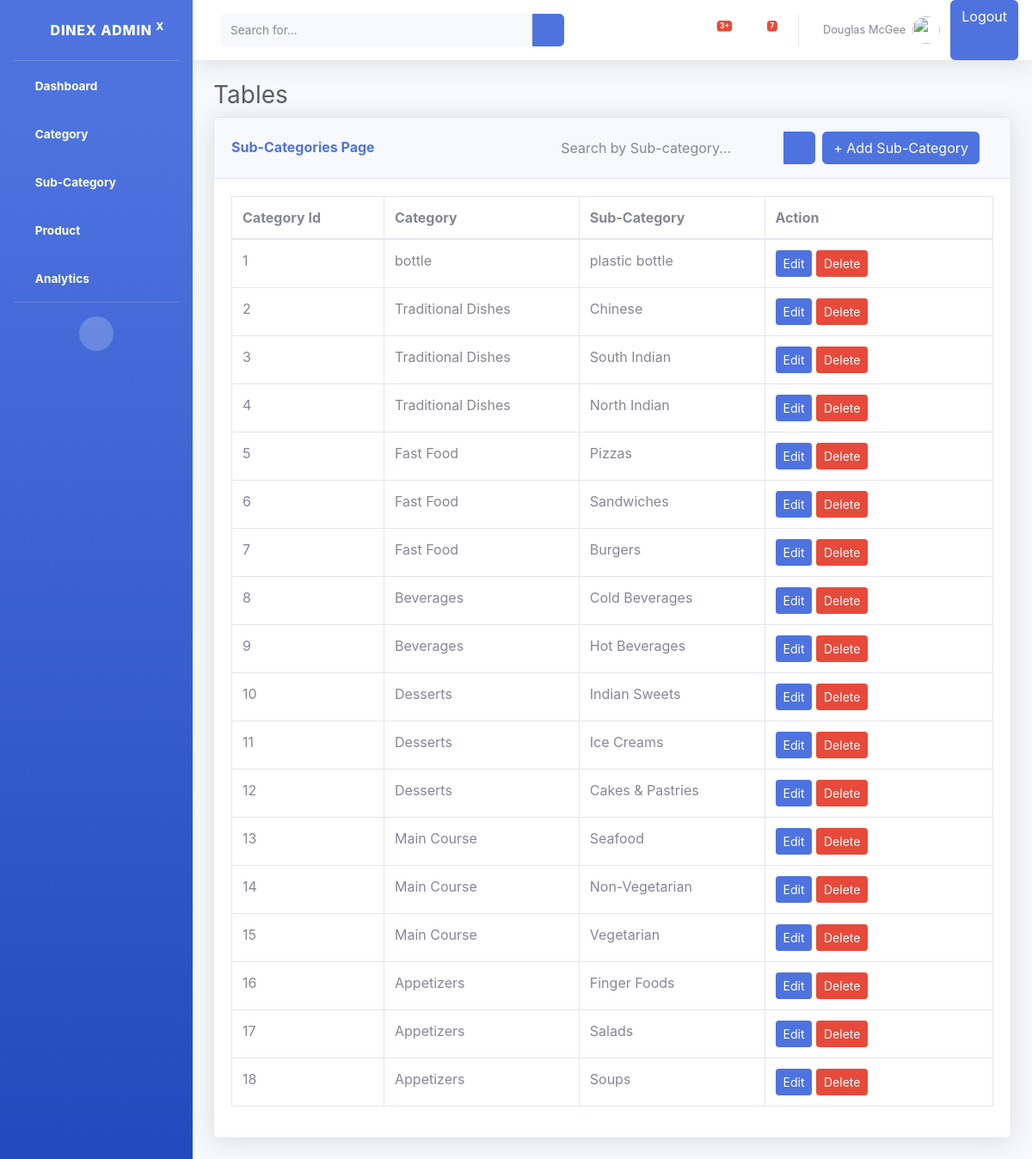
The page /sub-category/ on the database its author committed.
### foodapp/models.py (models this page shows, shortened)
class SubCategory(models.Model):
    category = models.ForeignKey(Category,on_delete=models.CASCADE,related_name="subcategories")
    sub_category_name = models.CharField(max_length=100, unique=True)

class Category(models.Model):
    category_name = models.CharField(max_length=200,unique=True)

### foodapp/views.py (the view)
# urls.py: path('sub-category/',sub_category_list,name="sub_category_list"),
def sub_category_list(request):
    query = request.GET.get('query','')
    print(query)
    if query:
        subcategories = SubCategory.objects.filter(category__category_name__icontains=query) | SubCategory.objects.filter(sub_category_name__icontains=query)
        subcategories = subcategories.order_by("-id")
    else:
        subcategories = SubCategory.objects.all().order_by("-id")  # Fetch all subcategories
    return render(request, "subcategory/index.html", {"subcategories": subcategories})

### foodapp/templates/subcategory/index.html
{% include 'commans/header.html'%}
                <div class="container-fluid">
                    <h1 class="h3 mb-2 text-gray-800">Tables</h1>
                    <div class="card shadow mb-4">
                            <div class="card-header py-3 d-flex justify-content-between align-items-center">
                                <h6 class="m-0 font-weight-bold text-primary">Sub-Categories Page</h6>
                                <div class="d-flex align-items-center">
                                    <form method="GET" action="{% url 'sub_category_list' %}" class="form-inline">
                                        <div class="input-group">
                                            <input type="text" name="query" class="form-control bg-light border-0 small"
                                            placeholder="Search by Sub-category..." aria-label="Search"
                                            aria-describedby="basic-addon2" value="{{ request.GET.query }}">
                                            <div class="input-group-append">
                                                <button  class="btn btn-primary" type="submit">
                                                    <i class="fas fa-search fa-sm"></i>
                                                </button>
                                            </div>
                                        </div>
                                    </form>
                                    <a class="btn btn-primary ml-2 mr-3" href="{% url 'create_sub_categories' %}" role="button">+ Add Sub-Category</a>
                                </div>
                            </div>
                        <div class="card-body">
                            <div class="table-responsive">
                                <table class="table table-bordered" id="dataTable" width="100%" cellspacing="0">
                                    <thead>
                                        <tr>
                                            <th style="width: 20%;">Category Id</th>
                                            <th>Category</th>
                                            <th>Sub-Category</th>
                                            <th style = "width:30%;">Action</th>
                                        </tr>
                                    </thead>
                                    <tbody>
                                        {% for subcategory in subcategories%}
                                        <tr>
                                            <td>{{forloop.counter}}</td>
                                            <td>{{subcategory.category.category_name}}</td>
                                            <td>{{subcategory.sub_category_name}}</td>
                                            <td>
                                            <a href="{% url 'edit_sub_categories' subcategory.id%}"class="btn btn-primary btn-sm">Edit</a>
                                            <a href="{% url 'delete_sub_categories' subcategory.id%}" class = "btn btn-danger btn-sm">Delete</a>
                                            </td>
                                        </tr>
                                        {%endfor%}
                                    </tbody>
                                </table>
                            </div>
                        </div>
                    </div>
                </div>
            </div>
{% include 'commans/footer.html'%}

### foodapp/templates/commans/header.html (shortened to what this page needs)
{% load static %}
<!DOCTYPE html>
<html lang="en">
<head>
    <link href="{% static 'vendor/fontawesome-free/css/all.min.css'%}" rel="stylesheet" type="text/css">
    <link href="{% static 'css/sb-admin-2.min.css' %}" rel="stylesheet">
</head>
<body id="page-top">
    <div id="wrapper">
        <ul class="navbar-nav bg-gradient-primary sidebar sidebar-dark accordion" id="accordionSidebar">
            <a class="sidebar-brand d-flex align-items-center justify-content-center" href="index.html">
                <div class="sidebar-brand-icon rotate-n-15">
                    <i class="fas fa-laugh-wink"></i>
                </div>
                <div class="sidebar-brand-text mx-3">DineX Admin <sup>x</sup></div>
            </a>
            <hr class="sidebar-divider my-0">
            <li class="nav-item active">
                <a class="nav-link" href="{% url 'admin_dashboard' %}">
                    <i class="fas fa-fw fa-tachometer-alt"></i>
                    <span>Dashboard</span></a>
            </li>
            <li class="nav-item active">
                <a class="nav-link" href="{% url 'categories'%}">
                    <i class="fas fa-fw fa-tachometer-alt"></i>
                    <span>Category</span></a>
            </li>
            <li class="nav-item active">
                <a class="nav-link" href="{% url 'sub_category_list'%}">
                    <i class="fas fa-fw fa-tachometer-alt"></i>
                    <span>Sub-Category</span></a>
            </li>
            <li class="nav-item active">
                <a class="nav-link" href="{% url 'products' %}">
                    <i class="fas fa-fw fa-tachometer-alt"></i>
                    <span>Product</span></a>
            </li>
            <li class="nav-item active">
                <a class="nav-link" href="{% url 'show_analytics' %}">
                    <i class="fas fa-fw fa-tachometer-alt"></i>
                    <span>Analytics</span></a>
            </li>
            <hr class="sidebar-divider d-none d-md-block">
            <div class="text-center d-none d-md-inline">
                <button class="rounded-circle border-0" id="sidebarToggle"></button>
            </div>
        </ul>
        <div id="content-wrapper" class="d-flex flex-column">
            <div id="content">
                <nav class="navbar navbar-expand navbar-light bg-white topbar mb-4 static-top shadow">
                    <form
                        class="d-none d-sm-inline-block form-inline mr-auto ml-md-3 my-2 my-md-0 mw-100 navbar-search">
                        <div class="input-group">
                            <input type="text" class="form-control bg-light border-0 small" placeholder="Search for..."
                                aria-label="Search" aria-describedby="basic-addon2">
                            <div class="input-group-append">
                                <button class="btn btn-primary" type="button">
                                    <i class="fas fa-search fa-sm"></i>
                                </button>
                            </div>
                        </div>
                    </form>
                    <ul class="navbar-nav ml-auto">
                        <li class="nav-item dropdown no-arrow mx-1">
                            <a class="nav-link dropdown-toggle" href="#" id="alertsDropdown" role="button"
                                data-toggle="dropdown" aria-haspopup="true" aria-expanded="false">
                                <span class="badge badge-danger badge-counter">3+</span>
                            </a>
                        </li>
                        <li class="nav-item dropdown no-arrow mx-1">
                            <a class="nav-link dropdown-toggle" href="#" id="messagesDropdown" role="button"
                                data-toggle="dropdown" aria-haspopup="true" aria-expanded="false">
                                <i class="fas fa-envelope fa-fw"></i>
                                <span class="badge badge-danger badge-counter">7</span>
                            </a>
                        </li>
                        <li class="nav-item dropdown no-arrow">
                            <a class="nav-link dropdown-toggle" href="#" id="userDropdown" role="button"
                                data-toggle="dropdown" aria-haspopup="true" aria-expanded="false">
                                <span class="mr-2 d-none d-lg-inline text-gray-600 small">Douglas McGee</span>
                                <img class="img-profile rounded-circle"
                                    src="https://cdn-icons-png.flaticon.com/512/3135/3135715.png">
                            </a>
                    </li>
                    <div class="d-flex justify-content-center">
                        <a href="/logout/" class="btn btn-primary">Logout</a>
                    </div>
                    </ul>
                </nav>

### foodapp/templates/commans/footer.html (shortened to what this page needs)
</body>
</html>

### rows shown on the page
SubCategory: category.category_name "bottle", sub_category_name "plastic bottle"
SubCategory: category.category_name "Traditional Dishes", sub_category_name "Chinese"
SubCategory: category.category_name "Traditional Dishes", sub_category_name "South Indian"
SubCategory: category.category_name "Traditional Dishes", sub_category_name "North Indian"
SubCategory: category.category_name "Fast Food", sub_category_name "Pizzas"
SubCategory: category.category_name "Fast Food", sub_category_name "Sandwiches"
SubCategory: category.category_name "Fast Food", sub_category_name "Burgers"
SubCategory: category.category_name "Beverages", sub_category_name "Cold Beverages"
SubCategory: category.category_name "Beverages", sub_category_name "Hot Beverages"
SubCategory: category.category_name "Desserts", sub_category_name "Indian Sweets"
SubCategory: category.category_name "Desserts", sub_category_name "Ice Creams"
SubCategory: category.category_name "Desserts", sub_category_name "Cakes & Pastries"
SubCategory: category.category_name "Main Course", sub_category_name "Seafood"
SubCategory: category.category_name "Main Course", sub_category_name "Non-Vegetarian"
SubCategory: category.category_name "Main Course", sub_category_name "Vegetarian"
SubCategory: category.category_name "Appetizers", sub_category_name "Finger Foods"
SubCategory: category.category_name "Appetizers", sub_category_name "Salads"
SubCategory: category.category_name "Appetizers", sub_category_name "Soups"
